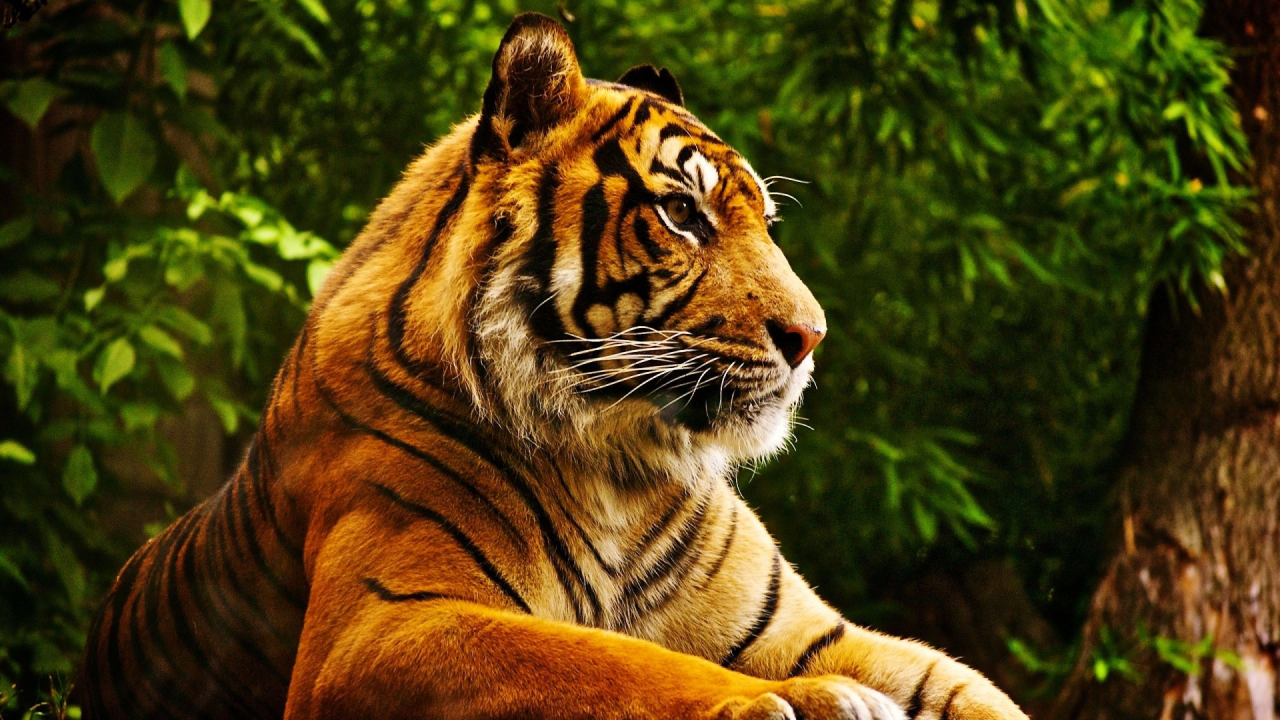
#> input picture CV/1.jpg, 3840 x 2160 px (shown at 1/3 size)
$ jupyter execute --allow-errors 01.ipynb
#> lines starting #> are read from the running program, lines starting #| are printed output that depends on the picture
[cell 1]
import numpy as np
import pandas as pd
import cv2 as cv2
from skimage import io
from PIL import Image
import matplotlib.pylab as plt
from skimage.transform import pyramid_gaussian
import imutils


# Простой средний фильтр без параметров масштабирования
mean_filter = np.ones((3,3))
 # Создать фильтр Гаусса
x = cv2.getGaussianKernel(5,10)
gaussian = x*x.T
 # Различные фильтры обнаружения края
 # scharr в направлении x
scharr = np.array([[-3, 0, 3],
                   [-10,0,10],
                   [-3, 0, 3]])
 # собел в направлении x
sobel_x= np.array([[-1, 0, 1],
                   [-2, 0, 2],
                   [-1, 0, 1]])
 # собел в направлении y
sobel_y= np.array([[-1,-2,-1],
                   [0, 0, 0],
                   [1, 2, 1]])
 # Преобразование Лапласа
laplacian=np.array([[0, 1, 0],
                    [1,-4, 1],
                    [0, 1, 0]])
filters = [mean_filter, gaussian, laplacian, sobel_x, sobel_y, scharr]
filter_name = ['mean_filter', 'gaussian','laplacian', 'sobel_x', \
                'sobel_y', 'scharr_x']
fft_filters = [np.fft.fft2(x) for x in filters]
fft_shift = [np.fft.fftshift(y) for y in fft_filters]
mag_spectrum = [np.log(np.abs(z)) for z in fft_shift]
for i in iter(range(6)):
    # Add 1 to the index i to start from 1 instead of 0
    plt.subplot(2,3,i + 1),plt.imshow(mag_spectrum[i],cmap = 'gray')
    plt.title(filter_name[i]), plt.xticks([]), plt.yticks([])
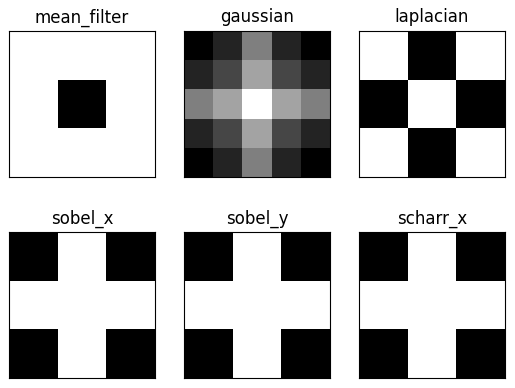
#> figure drawn by matplotlib, 6 panels

[cell 2]
import numpy as np
import cv2
import matplotlib.pyplot as plt

# Загрузка изображения (замените 'your_image.jpg' на путь к вашему изображению)
image = cv2.imread('1.jpg', cv2.IMREAD_COLOR)
#> image is the input picture: shape (2160, 3840, 3); mean B, G, R 17.2, 62.2, 77.4

gray_image = cv2.cvtColor(image, cv2.COLOR_BGR2GRAY)
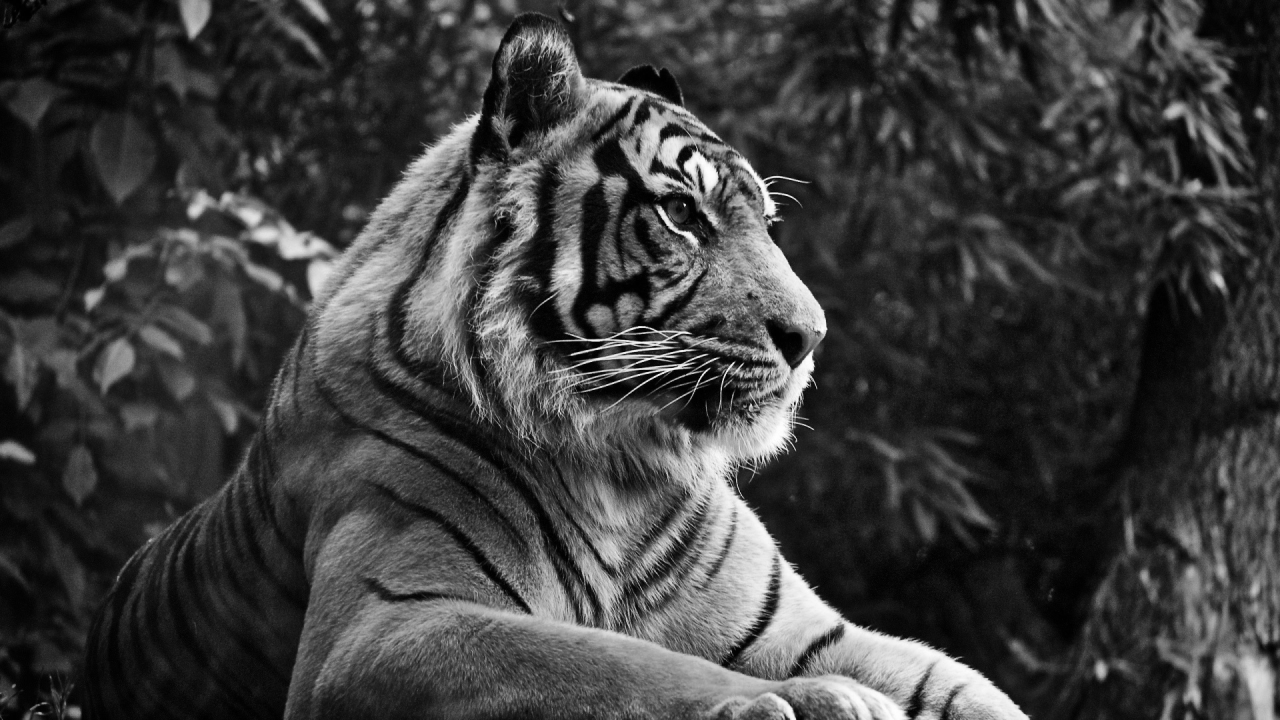
#> gray_image: shape (2160, 3840) (shown at 1/3 size); min 0, max 255, mean 61.6

mean_filter = np.ones((3,3))
x = cv2.getGaussianKernel(5,10)
gaussian = x*x.T
scharr = np.array([[-3, 0, 3],
                   [-10,0,10],
                   [-3, 0, 3]])
sobel_x = np.array([[-1, 0, 1],
                   [-2, 0, 2],
                   [-1, 0, 1]])
sobel_y = np.array([[-1,-2,-1],
                   [0, 0, 0],
                   [1, 2, 1]])
laplacian = np.array([[0, 1, 0],
                    [1,-4, 1],
                    [0, 1, 0]])

filters = [mean_filter, gaussian, laplacian, sobel_x, sobel_y, scharr]
filter_name = ['Mean Filter', 'Gaussian', 'Laplacian', 'Sobel X', 'Sobel Y', 'Scharr X']

plt.figure(figsize=(12, 8))
plt.subplot(2, 3, 1)
plt.imshow(gray_image, cmap='gray')
plt.title('Original Image')

#> (the rest of this cell did not finish here and is left out)
